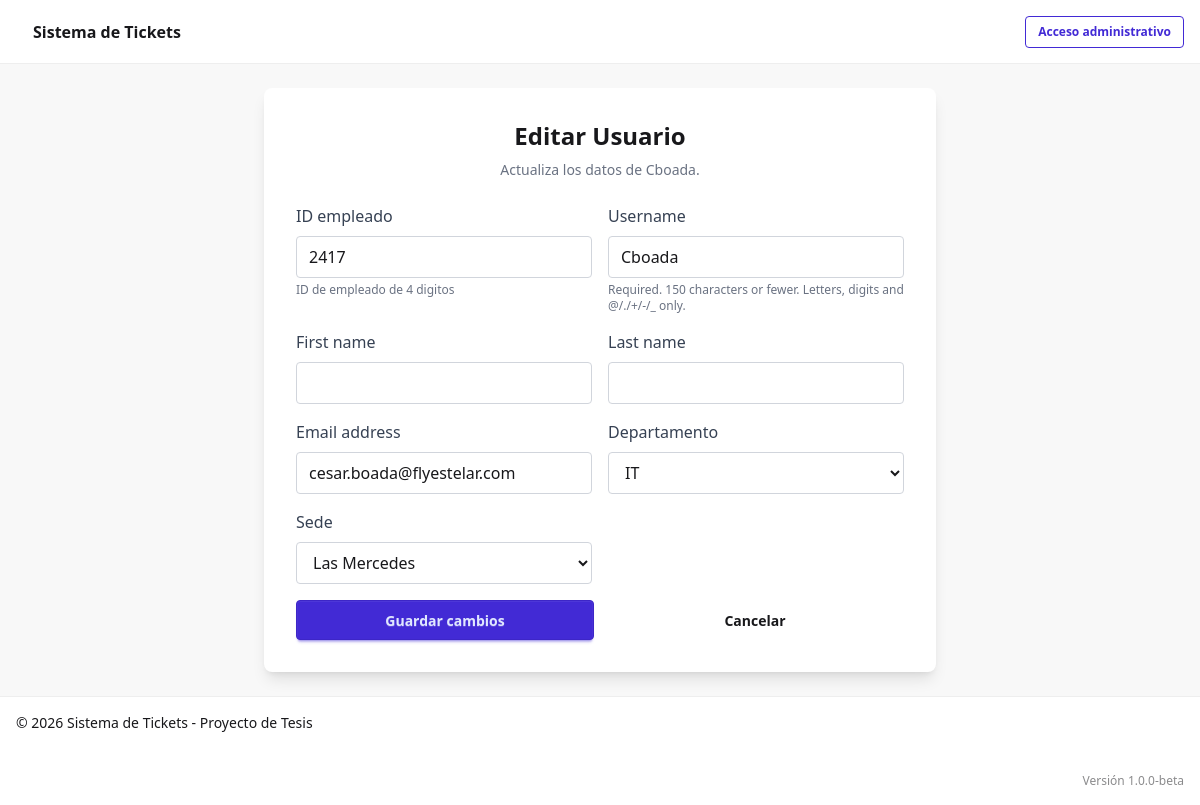
The page /view/1/edit/ on the database as committed earlier.
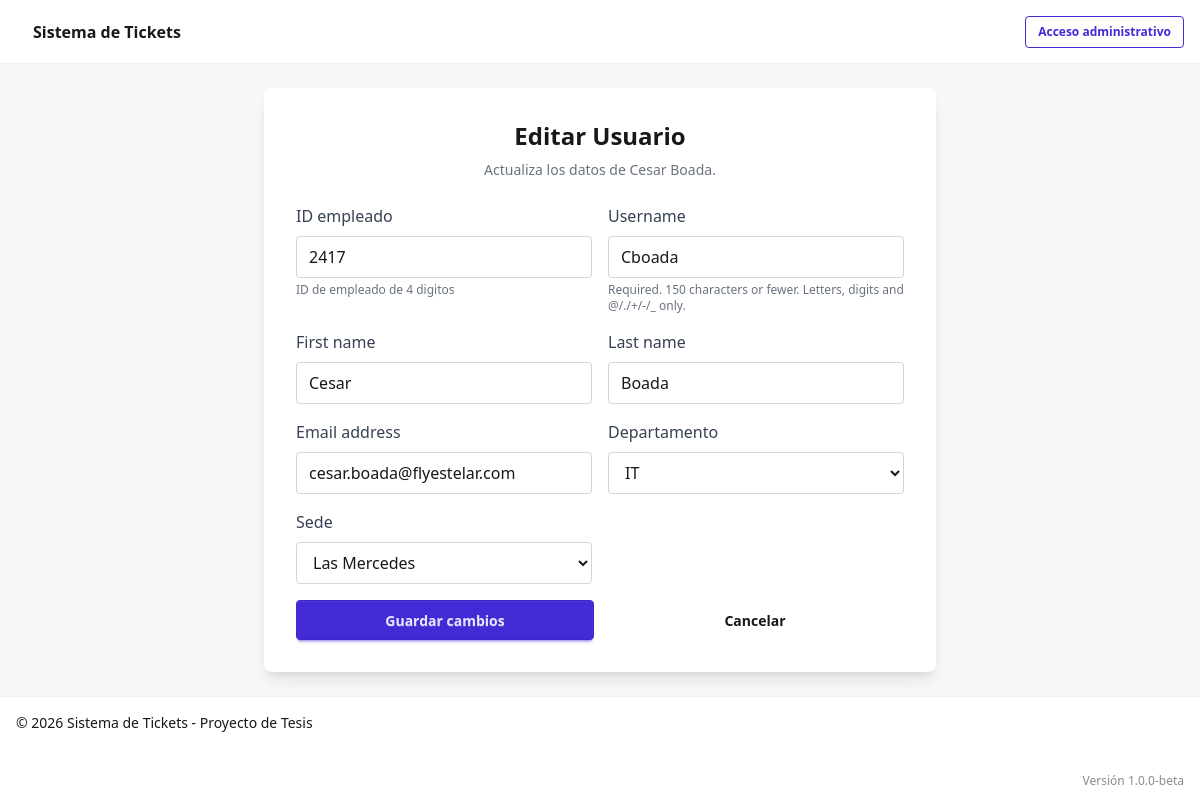
The same page on the database as committed later.
### users/models.py (models this page shows, shortened)
class usuario(AbstractUser):
    validador_empleado = RegexValidator(
        regex=r'^\d{4}',
        message="el numero de empleado debe tener 4 digitos"
    )
    ID_empleado = models.CharField(
        max_length=4,
        unique=True,
        validators=[validador_empleado],
        help_text="ID de empleado de 4 digitos",
        default="0000"
    )
    USERNAME_FIELD = 'ID_empleado'
    departamento = models.ForeignKey(
        'departamento',
        on_delete=models.SET_NULL,
        null=True,
        related_name='usuarios'
        )
    sede = models.ForeignKey(
        'sede',
        on_delete=models.SET_NULL,
        null=True,
        related_name='usuarios'
        )
    REQUIRED_FIELDS = ['username', 'email']

### users/views.py (the view)
# urls.py: path('view/<int:user_id>/edit/', views.user_edit, name='user_edit'),
def user_edit(request, user_id):
    user_model = get_user_model()
    usuario = get_object_or_404(user_model, pk=user_id)
    if request.method == 'POST':
        form = UsuarioUpdateForm(request.POST, instance=usuario)
        if form.is_valid():
            form.save()
            messages.success(request, 'Usuario actualizado correctamente.')
            return redirect('user_view')
    else:
        form = UsuarioUpdateForm(instance=usuario)
        return render(request, 'user_edit.html', {'form': form, 'usuario': usuario})

### users/forms.py
class UsuarioUpdateForm(forms.ModelForm):
    class Meta:
        model = get_user_model()
        fields = (
            'ID_empleado',
            'username',
            'first_name',
            'last_name',
            'email',
            'departamento',
            'sede',
        )
    def __init__(self, *args, **kwargs):
        super().__init__(*args, **kwargs)
        for field in self.fields.values():
            field.widget.attrs.setdefault(
                'class',
                'w-full px-3 py-2 border border-gray-300 rounded focus:outline-none focus:ring focus:border-blue-300',
            )

### users/models.py (called while the page is built)
    def __str__(self):
        return self.nombre

    def __str__(self):
        return self.nombre

### users/templates/user_edit.html (shortened to what this page needs)
{% extends 'base_login.html' %}
{% block content %}
<div class="flex items-center justify-center h-full">
    <div class="w-full max-w-2xl bg-base-100 p-8 rounded-lg shadow-lg">
        <h2 class="text-2xl font-bold mb-2 text-center">Editar Usuario</h2>
        <p class="text-sm text-gray-500 mb-6 text-center">Actualiza los datos de {{ usuario.get_full_name|default:usuario.username }}.</p>
        <form method="post" class="space-y-4">
            <div class="grid grid-cols-1 md:grid-cols-2 gap-4">
                {% for field in form.visible_fields %}
                    <div>
                        <label for="{{ field.id_for_label }}" class="block text-gray-700 mb-2">{{ field.label }}</label>
                        {{ field }}
                        {% if field.help_text %}
                            <p class="text-xs text-gray-500 mt-1">{{ field.help_text }}</p>
                        {% endif %}
                    </div>
                {% endfor %}
            </div>
            <div class="flex flex-col sm:flex-row gap-3">
                <button type="submit" class="btn btn-primary flex-1">Guardar cambios</button>
                <a href="{% url 'user_view' %}" class="btn btn-ghost flex-1">Cancelar</a>
            </div>
        </form>
    </div>
</div>
{% endblock %}

Rows that differ between the two databases and show on the page:
changed usuario "Cboada": get_full_name "Cboada" → "Cesar Boada"; first_name (not shown) → "Cesar"; last_name (not shown) → "Boada"
